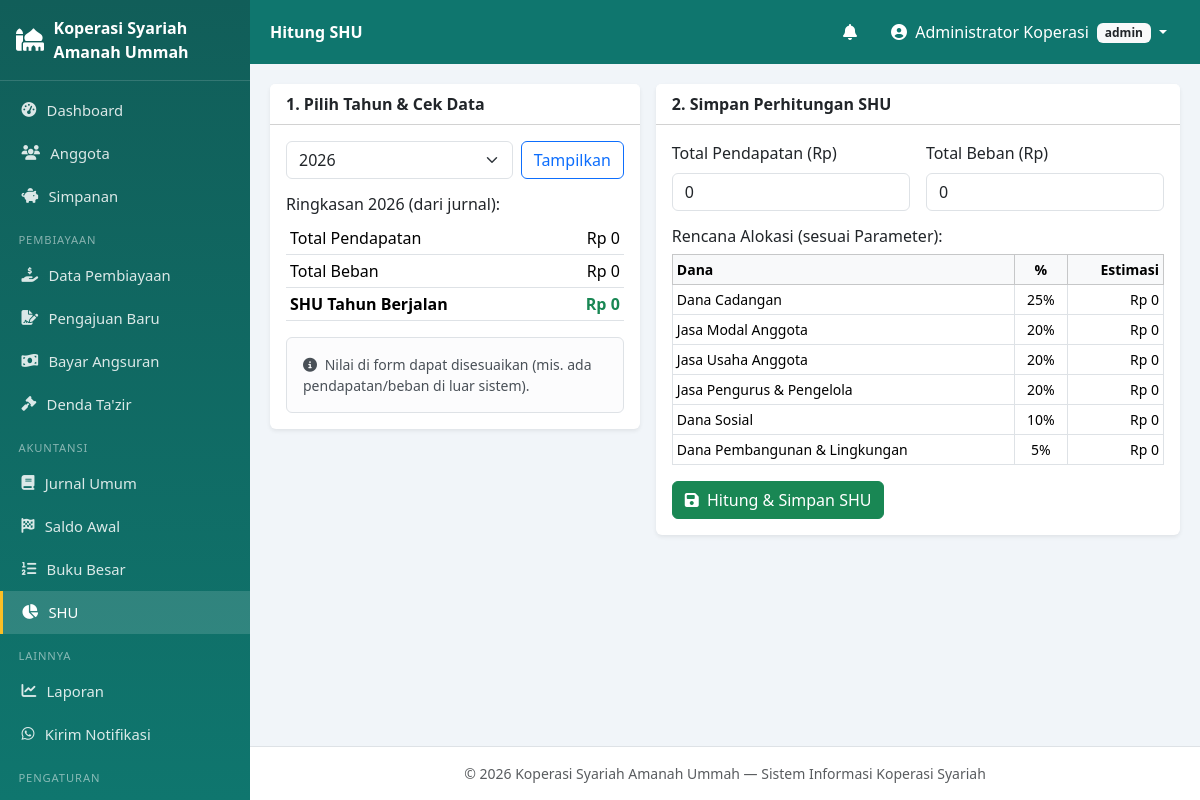
The app's page /index.php?mod=shu&act=form (signed in) with its own data.
### tables this page shows
CREATE TABLE profil_koperasi (
    id            INT PRIMARY KEY DEFAULT 1,
    nama_koperasi VARCHAR(150) NOT NULL,
    alamat        TEXT,
    no_telp       VARCHAR(30),
    email         VARCHAR(100),
    nama_ketua    VARCHAR(100),
    slogan        VARCHAR(150)
);

CREATE TABLE pengaturan (
    id         INT AUTO_INCREMENT PRIMARY KEY,
    kunci      VARCHAR(50) NOT NULL UNIQUE,
    nilai      TEXT,
    keterangan VARCHAR(255) DEFAULT NULL
);

### config/database.php (called while the page is built, shortened)
<?php
class Database
{
    private static $instance = null;
    private function __construct()
    {
        try {
            $this->pdo = new PDO(
                'mysql:host=' . DB_HOST . ';dbname=' . DB_NAME . ';charset=utf8mb4',
                DB_USER, DB_PASS,
                [
                    PDO::ATTR_ERRMODE            => PDO::ERRMODE_EXCEPTION,
                    PDO::ATTR_DEFAULT_FETCH_MODE => PDO::FETCH_ASSOC,
                    PDO::ATTR_EMULATE_PREPARES   => false,
                ]
            );
        } catch (PDOException $e) {
            die('Koneksi database gagal: ' . $e->getMessage());
        }
    }
    public static function getInstance(): PDO
    {
        if (self::$instance === null) self::$instance = new self();
        return self::$instance->pdo;
    }
}

### models/PengaturanModel.php (called while the page is built, shortened)
<?php
require_once __DIR__ . '/../config/database.php';
class PengaturanModel
{
    private $db;
    public function __construct()
    {
        $this->db = Database::getInstance();
    }
    public function get(string $kunci, $default = null)
    {
        $st = $this->db->prepare('SELECT nilai FROM pengaturan WHERE kunci=?');
        $st->execute([$kunci]);
        $r = $st->fetch();
        return $r ? $r['nilai'] : $default;
    }
    public function profil()
    {
        return $this->db->query('SELECT * FROM profil_koperasi WHERE id=1')->fetch()
            ?: ['id' => 1, 'nama_koperasi' => 'Koperasi Syariah'];
    }
}

### models/JurnalModel.php (called while the page is built, shortened)
<?php
require_once __DIR__ . '/../config/database.php';
class JurnalModel
{
    private $db;
    public function __construct()
    {
        $this->db = Database::getInstance();
    }
    public function mutasiPerAkun(string $dari, string $sampai): array
    {
        $sql = "SELECT a.id_akun, a.kode_akun, a.nama_akun, a.tipe, a.saldo_normal,
                  COALESCE(SUM(CASE WHEN jd.posisi='debit'  THEN jd.jumlah END),0) AS debit,
                  COALESCE(SUM(CASE WHEN jd.posisi='kredit' THEN jd.jumlah END),0) AS kredit
                FROM akun a
                LEFT JOIN jurnal_detail jd ON jd.id_akun = a.id_akun
                LEFT JOIN jurnal j ON j.id_jurnal = jd.id_jurnal AND j.tanggal BETWEEN ? AND ?
                GROUP BY a.id_akun ORDER BY a.kode_akun";
        $st = $this->db->prepare($sql);
        $st->execute([$dari, $sampai]);
        $out = [];
        foreach ($st->fetchAll() as $r) {
            $r['saldo'] = $r['saldo_normal'] === 'debit' ? $r['debit'] - $r['kredit'] : $r['kredit'] - $r['debit'];
            $out[] = $r;
        }
        return $out;
    }
    public function labaRugi(string $dari, string $sampai): array
    {
        $rows = $this->mutasiPerAkun($dari, $sampai);
        $pendapatan = $beban = [];
        $tp = $tb = 0;
        return [
            'pendapatan' => $pendapatan, 'beban' => $beban,
            'total_pendapatan' => $tp, 'total_beban' => $tb, 'laba' => $tp - $tb,
        ];
    }
}

### models/NotifikasiModel.php (called while the page is built, shortened)
<?php
require_once __DIR__ . '/../config/database.php';
require_once __DIR__ . '/PengaturanModel.php';
class NotifikasiModel
{
    private $db;
    public function __construct()
    {
        $this->db = Database::getInstance();
    }
    public function hari(): int
    {
        return (int)(new PengaturanModel())->get('notif_hari', 7);
    }
    public function akanJatuhTempo(): array
    {
        $st = $this->db->prepare(
            "SELECT a.*, p.no_pembiayaan, ag.nama, ag.no_hp, ag.email
             FROM angsuran a
             JOIN pembiayaan p ON a.id_pembiayaan = p.id_pembiayaan
             JOIN anggota ag   ON p.id_anggota    = ag.id_anggota
             WHERE p.status='berjalan' AND a.status='belum'
               AND a.tanggal_jatuh_tempo BETWEEN CURDATE() AND DATE_ADD(CURDATE(), INTERVAL ? DAY)
             ORDER BY a.tanggal_jatuh_tempo"
        );
        $st->execute([$this->hari()]);
        return $st->fetchAll();
    }
}

### views/shu/form.php (the view, shortened to what this page needs)
<?php
require_once __DIR__ . '/../../models/JurnalModel.php';
require_once __DIR__ . '/../../models/PengaturanModel.php';
$tahun = (int)($_GET['tahun'] ?? date('Y'));
$jm = new JurnalModel();
$pm = new PengaturanModel();
$lr = $jm->labaRugi("$tahun-01-01", "$tahun-12-31");
$pageTitle = 'Hitung SHU';
$active    = 'shu';
include __DIR__ . '/../layout/header.php';
?>
<div class="row g-3">
  <div class="col-lg-5">
    <div class="card border-0 shadow-sm">
      <div class="card-header bg-white"><b>1. Pilih Tahun & Cek Data</b></div>
      <div class="card-body">
        <form method="get" class="d-flex gap-2 mb-3">
          <select name="tahun" class="form-select">
            <?php for ($t = date('Y'); $t >= date('Y') - 5; $t--): ?>
            <option value="<?= $t ?>" <?= $tahun===$t?'selected':'' ?>><?= $t ?></option>
            <?php endfor; ?>
          </select>
          <button class="btn btn-outline-primary">Tampilkan</button>
        </form>
        <h6>Ringkasan <?= $tahun ?> (dari jurnal):</h6>
        <table class="table table-sm">
          <tr><td>Total Pendapatan</td><td class="text-end"><?= rupiah($lr['total_pendapatan']) ?></td></tr>
          <tr><td>Total Beban</td><td class="text-end"><?= rupiah($lr['total_beban']) ?></td></tr>
          <tr class="fw-bold"><td>SHU Tahun Berjalan</td><td class="text-end text-success"><?= rupiah($lr['laba']) ?></td></tr>
        </table>
        <div class="alert alert-light border small mb-0">
          <i class="fas fa-info-circle me-1"></i>
          Nilai di form dapat disesuaikan (mis. ada pendapatan/beban di luar sistem).
        </div>
      </div>
    </div>
  </div>
  <div class="col-lg-7">
    <div class="card border-0 shadow-sm">
      <div class="card-header bg-white"><b>2. Simpan Perhitungan SHU</b></div>
      <div class="card-body">
        <form method="post" action="controllers/proses_shu.php">
          <div class="row g-3 mb-3">
            <div class="col-md-6">
              <label class="form-label">Total Pendapatan (Rp)</label>
              <input type="text" name="total_pendapatan" class="form-control input-uang"
                     value="<?= number_format($lr['total_pendapatan'], 0, ',', '.') ?>">
            </div>
            <div class="col-md-6">
              <label class="form-label">Total Beban (Rp)</label>
              <input type="text" name="total_beban" class="form-control input-uang"
                     value="<?= number_format($lr['total_beban'], 0, ',', '.') ?>">
            </div>
          </div>
          <h6>Rencana Alokasi (sesuai Parameter):</h6>
          <table class="table table-sm table-bordered small">
            <thead class="table-light"><tr><th>Dana</th><th class="text-center">%</th><th class="text-end">Estimasi</th></tr></thead>
            <tbody>
            <?php foreach (ShuModel::$alokasiDefault as $nama => $kunci):
                $persen = (float)$pm->get($kunci, 0); ?>
              <tr>
                <td><?= e($nama) ?></td>
                <td class="text-center"><?= $persen ?>%</td>
                <td class="text-end"><?= rupiah($lr['laba'] * $persen / 100) ?></td>
              </tr>
            <?php endforeach; ?>
            </tbody>
          </table>
          <button class="btn btn-success"><i class="fas fa-save me-1"></i> Hitung & Simpan SHU</button>
        </form>
      </div>
    </div>
  </div>
</div>
<?php include __DIR__ . '/../layout/footer.php'; ?>

### views/layout/header.php (shortened to what this page needs)
<?php
require_once __DIR__ . '/../../config/database.php';
require_once __DIR__ . '/../../models/PengaturanModel.php';
require_once __DIR__ . '/../../models/NotifikasiModel.php';
$user      = $_SESSION['user'];
$pageTitle = $pageTitle ?? 'Dashboard';
$active    = $active ?? 'dashboard';
$pmModel = new PengaturanModel();
$profil  = $pmModel->profil();
$logo    = trim((string)$pmModel->get('logo', ''));
$logoAda = $logo !== '' && file_exists(__DIR__ . '/../../assets/img/' . $logo);
if (!function_exists('rupiah')) {
    function rupiah($n) { return 'Rp ' . number_format((float)($n ?: 0), 0, ',', '.'); }
}
if (!function_exists('e')) {
    function e($s) { return htmlspecialchars((string)($s ?? ''), ENT_QUOTES, 'UTF-8'); }
}
$ntf          = new NotifikasiModel();
$ntfAkan      = $ntf->akanJatuhTempo();
?>
<!DOCTYPE html>
<html lang="id">
<head>
<link href="https://cdn.jsdelivr.net/npm/bootstrap@5.3.3/dist/css/bootstrap.min.css" rel="stylesheet">
<link href="https://cdnjs.cloudflare.com/ajax/libs/font-awesome/6.5.2/css/all.min.css" rel="stylesheet">
<link rel="stylesheet" href="assets/css/style.css">
</head>
<body>
<div class="wrapper">
  <aside class="sidebar" id="sidebar">
    <div class="brand">
      <?php if ($logoAda): ?>
        <img src="assets/img/<?= e($logo) ?>" alt="Logo">
      <?php else: ?>
        <i class="fas fa-mosque"></i>
      <?php endif; ?>
      <span><?= e($profil['nama_koperasi'] ?? 'KSU Syariah') ?></span>
    </div>
    <nav>
      <a href="index.php?mod=dashboard" class="<?= $active==='dashboard'?'on':'' ?>">
        <i class="fas fa-tachometer-alt"></i> Dashboard</a>
      <a href="index.php?mod=anggota&act=list" class="<?= $active==='anggota'?'on':'' ?>">
        <i class="fas fa-users"></i> Anggota</a>
      <a href="index.php?mod=simpanan&act=list" class="<?= $active==='simpanan'?'on':'' ?>">
        <i class="fas fa-piggy-bank"></i> Simpanan</a>
      <div class="menu-label">Pembiayaan</div>
      <a href="index.php?mod=pembiayaan&act=list" class="<?= $active==='pembiayaan'?'on':'' ?>">
        <i class="fas fa-hand-holding-usd"></i> Data Pembiayaan</a>
      <a href="index.php?mod=pembiayaan&act=pengajuan" class="<?= $active==='pembiayaan-pengajuan'?'on':'' ?>">
        <i class="fas fa-file-signature"></i> Pengajuan Baru</a>
      <a href="index.php?mod=pembiayaan&act=angsuran" class="<?= $active==='pembiayaan-angsuran'?'on':'' ?>">
        <i class="fas fa-money-bill-wave"></i> Bayar Angsuran</a>
      <a href="index.php?mod=denda&act=list" class="<?= $active==='denda'?'on':'' ?>">
        <i class="fas fa-gavel"></i> Denda Ta'zir</a>
      <div class="menu-label">Akuntansi</div>
      <a href="index.php?mod=jurnal&act=list" class="<?= $active==='jurnal'?'on':'' ?>">
        <i class="fas fa-book"></i> Jurnal Umum</a>
      <a href="index.php?mod=jurnal&act=saldo_awal" class="<?= $active==='jurnal-saldo-awal'?'on':'' ?>">
        <i class="fas fa-flag-checkered"></i> Saldo Awal</a>
      <a href="index.php?mod=jurnal&act=buku_besar" class="<?= $active==='jurnal-buku-besar'?'on':'' ?>">
        <i class="fas fa-list-ol"></i> Buku Besar</a>
      <a href="index.php?mod=shu&act=list" class="<?= $active==='shu'?'on':'' ?>">
        <i class="fas fa-chart-pie"></i> SHU</a>
      <div class="menu-label">Lainnya</div>
      <a href="index.php?mod=laporan" class="<?= $active==='laporan'?'on':'' ?>">
        <i class="fas fa-chart-line"></i> Laporan</a>
      <a href="index.php?mod=notifikasi&act=kirim" class="<?= $active==='notifikasi-kirim'?'on':'' ?>">
        <i class="fab fa-whatsapp"></i> Kirim Notifikasi</a>
      <?php if ($user['level'] === 'admin'): ?>
      <div class="menu-label">Pengaturan</div>
      <a href="index.php?mod=pengaturan&act=profil" class="<?= $active==='pengaturan-profil'?'on':'' ?>">
        <i class="fas fa-building"></i> Profil Koperasi</a>
      <?php endif; ?>
    </nav>
  </aside>
  <div class="main">
    <nav class="topbar">
      <div class="topbar-title"><?= e($pageTitle) ?></div>
      <div class="dropdown ms-auto me-2">
        <button class="btn btn-link text-white position-relative" data-bs-toggle="dropdown">
          <i class="fas fa-bell"></i>
        </button>
      </div>
      <div class="dropdown">
        <button class="btn btn-link text-white dropdown-toggle text-decoration-none" data-bs-toggle="dropdown">
          <i class="fas fa-user-circle me-1"></i> <?= e($user['nama_lengkap']) ?>
          <span class="badge bg-light text-dark ms-1"><?= e($user['level']) ?></span>
        </button>
      </div>
    </nav>
    <main class="content">

### views/layout/footer.php (shortened to what this page needs)
    </main>
    <footer class="text-center small text-muted py-3 border-top bg-white">
      &copy; <?= date('Y') ?> <?= e($profil['nama_koperasi'] ?? 'Koperasi Syariah') ?>
      — Sistem Informasi Koperasi Syariah
    </footer>
  </div>
</div>
</body>
</html>

### assets/css/style.css (style rules this page uses)
:root { --primary: #0f766e; --primary-2: #115e59; --sidebar-w: 250px; }
body { background: #f1f5f9; font-family: system-ui, -apple-system, "Segoe UI", Roboto, sans-serif; }
.wrapper { display: flex; min-height: 100vh; }
.main { flex: 1; margin-left: var(--sidebar-w); display: flex; flex-direction: column; min-width: 0; }
.content { padding: 1.25rem; flex: 1; }
.sidebar { width: var(--sidebar-w); background: linear-gradient(180deg, var(--primary-2), var(--primary)); color: #fff; position: fixed; top: 0; bottom: 0; left: 0; overflow-y: auto; z-index: 1040; }
.sidebar .brand { display: flex; align-items: center; gap: .6rem; padding: 1rem; font-weight: 700; border-bottom: 1px solid rgba(255,255,255,.15); min-height: 64px; }
.sidebar .brand i { font-size: 1.4rem; }
.sidebar nav { padding: .5rem 0 2rem; }
.sidebar nav a { display: flex; align-items: center; gap: .65rem; padding: .65rem 1.15rem; color: rgba(255,255,255,.85); text-decoration: none; font-size: .925rem; border-left: 3px solid transparent; }
.sidebar nav a.on { background: rgba(255,255,255,.14); border-left-color: #fbbf24; color: #fff; }
.sidebar .menu-label { padding: .9rem 1.15rem .3rem; font-size: .7rem; text-transform: uppercase; letter-spacing: .08em; color: rgba(255,255,255,.5); }
.topbar { background: var(--primary); min-height: 64px; display: flex; align-items: center; padding: 0 1.25rem; position: sticky; top: 0; z-index: 1030; }
.topbar-title { color: #fff; font-weight: 600; }
.topbar .btn-link { text-decoration: none; }
.table thead th { white-space: nowrap; }

### records on screen
profil_koperasi: nama_koperasi "Koperasi Syariah Amanah Ummah"
pengaturan: nilai "Rp 0"
pengaturan: nama "Dana Cadangan", nilai "25", rupiah($lr['laba']*$persen/100) "Rp 0"
pengaturan: nama "Jasa Modal Anggota", nilai "20", rupiah($lr['laba']*$persen/100) "Rp 0"
pengaturan: nama "Jasa Usaha Anggota", nilai "20", rupiah($lr['laba']*$persen/100) "Rp 0"
pengaturan: nama "Jasa Pengurus & Pengelola", nilai "20", rupiah($lr['laba']*$persen/100) "Rp 0"
pengaturan: nama "Dana Sosial", nilai "10", rupiah($lr['laba']*$persen/100) "Rp 0"
pengaturan: nama "Dana Pembangunan & Lingkungan", nilai "5", rupiah($lr['laba']*$persen/100) "Rp 0"

### other values on screen
$pageTitle "Hitung SHU"
$user['nama_lengkap'] "Administrator Koperasi"
$user['level'] "admin"
form field tahun "2026"
